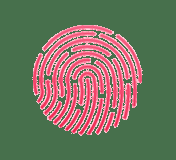
#> input picture admin.png, 176 x 160 px
$ python -i finger.py   (imports and definitions only)   (older library calls are emulated)
#> lines starting #> are read from the running program, lines starting #| are printed output that depends on the picture; after the words box and inside, x2 and y2 are one past the last pixel; in counts of white or black regions, pixels touching at a corner belong together
import cv2
import numpy


def descriptors(image):

    # apply CLAHE ==> Contrast Limited Adaptive Histogram Equalization

    clahe = cv2.createCLAHE(clipLimit=2.0, tileGridSize=(8, 8))
    image = clahe.apply(image)
    image = numpy.array(image, dtype=numpy.uint8)
    # uint8 = unsigned integer ranging from (0 to 255)


    # Threshold

    _, image = cv2.threshold(image, 127, 255, cv2.THRESH_BINARY_INV | cv2.THRESH_OTSU)

    # if pixel image is less than 127, then in matrix its 0 but if higher, then its 255 and hence,

    # Normalize to 0 and 1 range
    image[image == 255] = 1
    # special feature of numpy arrays (called conditional selection)

    # Applying harris corners to get the keypoints...

    harris_corners = cv2.cornerHarris(image, 3, 3, 0.04)
    harris_normalized = cv2.normalize(harris_corners, 0, 255, norm_type=cv2.NORM_MINMAX, dtype=cv2.CV_32FC1)
    THRESHOLD_HARRIS = 125

    # Extract keypoints

    keypoints = []
    for x in range(0, harris_normalized.shape[0]):
        for y in range(0, harris_normalized.shape[1]):
            if harris_normalized[x][y] > THRESHOLD_HARRIS:
                keypoints.append(cv2.KeyPoint(y, x, 1))

    # Define descriptor

    orb = cv2.ORB_create()

    # Compute descriptors

    _, des = orb.compute(image, keypoints)

    # return the keypoints and descriptors...

    return keypoints, des


# [44 lines left out: function match, not called in this run]

>>> import cv2
>>> picture = cv2.imread('admin.png', cv2.IMREAD_GRAYSCALE)
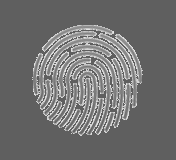
#> picture: shape (160, 176); min 95, max 232, mean 113.2
>>> result = descriptors(picture)
#> in descriptors, `image = clahe.apply(image)`:
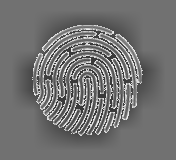
#> image: shape (160, 176); min 57, max 251, mean 115.4
#> in descriptors, `_, image = cv2.threshold(image, 127, 255, cv2.THRESH_BINARY_INV | cv2...`:
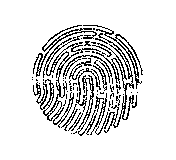
#> image: shape (160, 176); 87.3% white; black in thin lines or dots, all inside (x1, y1, x2, y2) = (32, 25, 143, 136)
#> in descriptors, `harris_corners = cv2.cornerHarris(image, 3, 3, 0.04)`:
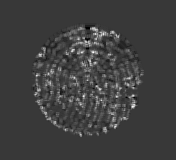
#> harris_corners: shape (160, 176) float32; min -9.46e-12, max 3.36e-11, mean 1.23e-12; drawn with min black and max white
